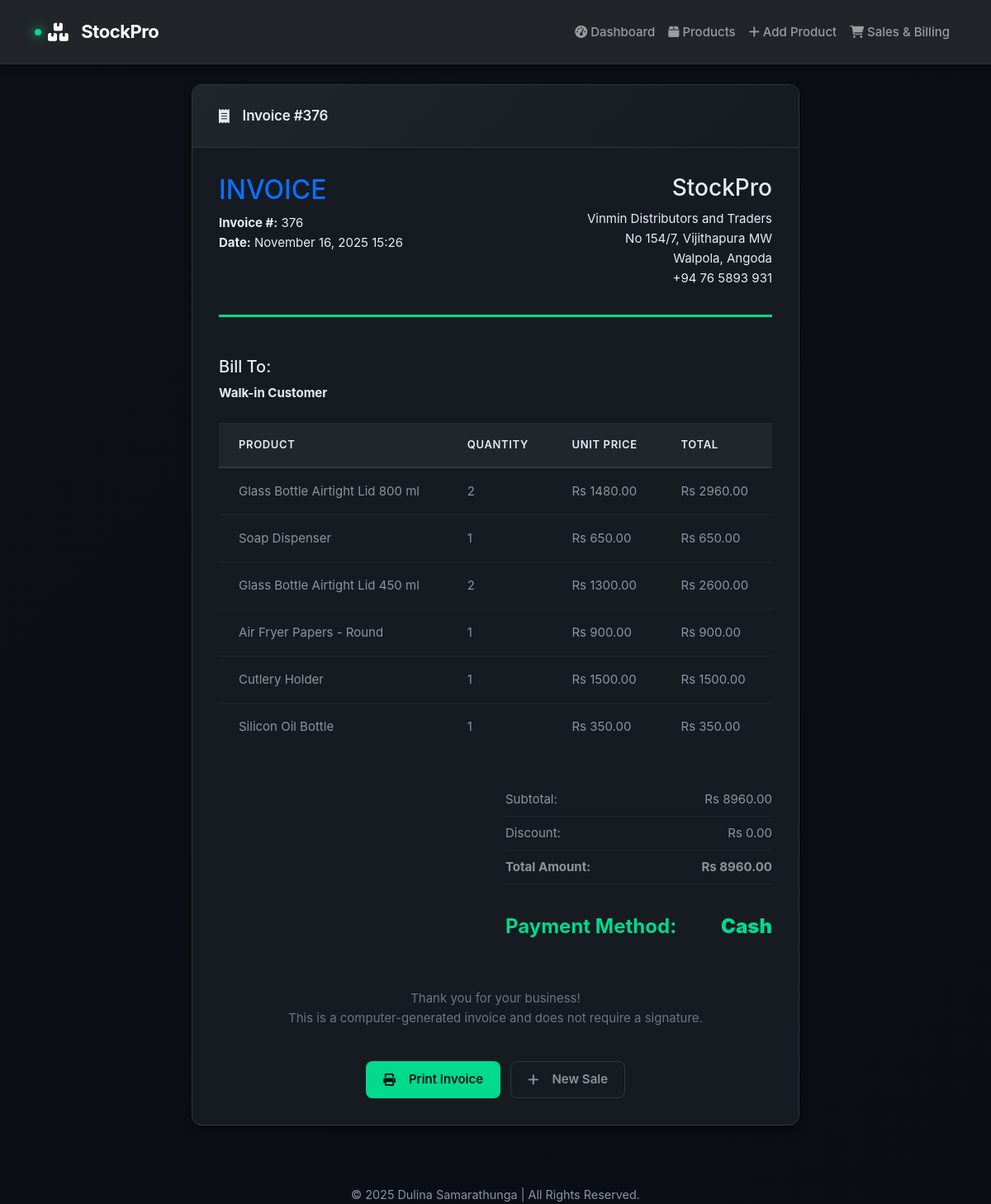
/invoice/376, run on the app's committed database.
### database.py (models this page shows, shortened)
class Sale(db.Model):
    id = db.Column(db.Integer, primary_key=True)
    customer_name = db.Column(db.String(100))
    customer_email = db.Column(db.String(100))
    customer_phone = db.Column(db.String(20))
    total_amount = db.Column(db.Float, nullable=False)
    tax_amount = db.Column(db.Float, default=0.0)
    discount_amount = db.Column(db.Float, default=0.0)
    final_amount = db.Column(db.Float, nullable=False)
    payment_method = db.Column(db.String(50), default='Cash')
    sale_date = db.Column(db.DateTime, default=datetime.utcnow)
    sale_items = db.relationship('SaleItem', backref='sale', lazy=True, cascade='all, delete-orphan')

class SaleItem(db.Model):
    id = db.Column(db.Integer, primary_key=True)
    sale_id = db.Column(db.Integer, db.ForeignKey('sale.id'), nullable=False)
    product_id = db.Column(db.Integer, db.ForeignKey('product.id'), nullable=False)
    quantity = db.Column(db.Integer, nullable=False)
    unit_price = db.Column(db.Float, nullable=False)
    total_price = db.Column(db.Float, nullable=False)

class Product(db.Model):
    id = db.Column(db.Integer, primary_key=True)
    name = db.Column(db.String(100), nullable=False)
    description = db.Column(db.Text)
    price = db.Column(db.Float, nullable=False)
    quantity = db.Column(db.Integer, nullable=False)
    category = db.Column(db.String(50))
    sku = db.Column(db.String(50), unique=True)
    barcode = db.Column(db.String(100))
    image_path = db.Column(db.String(200))
    created_at = db.Column(db.DateTime, default=datetime.utcnow)
    sale_items = db.relationship('SaleItem', backref='product', lazy=True, cascade='all, delete-orphan')

### app.py (the view)
@app.route('/invoice/<int:sale_id>')
def view_invoice(sale_id):
    sale = Sale.query.get_or_404(sale_id)
    return render_template('invoice.html', sale=sale)

### templates/invoice.html (shortened to what this page needs)
{% extends "base.html" %}
{% block content %}
<div class="row justify-content-center">
    <div class="col-lg-8">
        <div class="card">
            <div class="card-header">
                <i class="fas fa-receipt me-2"></i>Invoice #{{ sale.id }}
            </div>
            <div class="card-body">
                <div class="invoice-header">
                    <div class="row">
                        <div class="col-6">
                            <h2 class="text-primary">INVOICE</h2>
                            <p class="mb-0"><strong>Invoice #:</strong> {{ sale.id }}</p>
                            <p class="mb-0"><strong>Date:</strong> {{ sale.sale_date.strftime('%B %d, %Y %H:%M') }}</p>
                        </div>
                        <div class="col-6 text-end">
                            <h3>StockPro</h3>
                            <p class="mb-0">Vinmin Distributors and Traders</p>
                            <p class="mb-0">No 154/7, Vijithapura MW</p>
                            <p class="mb-0">Walpola, Angoda</p>
                            <p class="mb-0">+94 76 5893 931</p>
                        </div>
                    </div>
                </div>
                <div class="row mb-4">
                    <div class="col-12">
                        <h5>Bill To:</h5>
                        <p class="mb-0">
                            <strong>{{ sale.customer_name or 'Walk-in Customer' }}</strong>
                        </p>
                    </div>
                </div>
                <div class="table-responsive mb-4">
                    <table class="table">
                        <thead>
                            <tr>
                                <th>Product</th>
                                <th>Quantity</th>
                                <th>Unit Price</th>
                                <th>Total</th>
                            </tr>
                        </thead>
                        <tbody>
                            {% for item in sale.sale_items %}
                            <tr>
                                <td>{{ item.product.name }}</td>
                                <td>{{ item.quantity }}</td>
                                <td>Rs {{ "%.2f"|format(item.unit_price) }}</td>
                                <td>Rs {{ "%.2f"|format(item.total_price) }}</td>
                            </tr>
                            {% endfor %}
                        </tbody>
                    </table>
                </div>
                <div class="row justify-content-end">
                    <div class="col-md-6">
                        <div class="invoice-totals">
                            <div class="amount-row">
                                <span>Subtotal:</span>
                                <span>Rs {{ "%.2f"|format(sale.total_amount) }}</span>
                            </div>
                            <div class="amount-row">
                                <span>Discount:</span>
                                <span>Rs {{ "%.2f"|format(sale.discount_amount) }}</span>
                            </div>
                            <div class="amount-row">
                                <span><strong>Total Amount:</strong></span>
                                <span><strong>Rs {{ "%.2f"|format(sale.final_amount) }}</strong></span>
                            </div>
                            <div class="amount-row mt-3">
                                <span>Payment Method:</span>
                                <span><strong>{{ sale.payment_method }}</strong></span>
                            </div>
                        </div>
                    </div>
                </div>
                <div class="row mt-5">
                    <div class="col-12 text-center">
                        <p class="text-muted">
                            Thank you for your business!<br>
                            This is a computer-generated invoice and does not require a signature.
                        </p>
                    </div>
                </div>
                <div class="row mt-4">
                    <div class="col-12 text-center">
                        <button onclick="window.print()" class="btn btn-primary me-2">
                            <i class="fas fa-print me-2"></i>Print Invoice
                        </button>
                        <a href="{{ url_for('sales') }}" class="btn btn-outline-primary">
                            <i class="fas fa-plus me-2"></i>New Sale
                        </a>
                    </div>
                </div>
            </div>
        </div>
    </div>
</div>
{% endblock %}

### static/style.css (style rules this page uses)
:root { --primary-black: #0d1117; --secondary-black: #161b22; --tertiary-black: #21262d; --accent-green: #00d98e; --accent-green-hover: #00b875; --accent-green-subtle: rgba(0, 217, 142, 0.1); --gray-50: #f8f9fa; --gray-100: #e1e4e8; --gray-200: #c9d1d9; --gray-300: #8b949e; --gray-400: #6e7681; --gray-500: #484f58; --gray-600: #30363d; --gray-700: #21262d; --status-success: #00d98e; --status-error: #ff6b6b; --status-warning: #ffa94d; --status-info: #4dabf7; --border-primary: #30363d; --border-secondary: #21262d; --surface-elevated: #1c2128; --surface-overlay: #161b22; --text-primary: #e6edf3; --text-secondary: #8b949e; --text-tertiary: #6e7681; --text-inverted: #0d1117; --shadow-xs: 0 1px 2px 0 rgba(0, 0, 0, 0.3); --shadow-sm: 0 2px 4px 0 rgba(0, 0, 0, 0.4); --shadow-md: 0 4px 8px 0 rgba(0, 0, 0, 0.5); --shadow-lg: 0 8px 16px 0 rgba(0, 0, 0, 0.6); --shadow-xl: 0 16px 32px 0 rgba(0, 0, 0, 0.7); --shadow-glow: 0 0 20px rgba(0, 217, 142, 0.3); --spacing-xs: 0.25rem; --spacing-sm: 0.5rem; --spacing-md: 1rem; --spacing-lg: 1.5rem; --spacing-xl: 2rem; --spacing-2xl: 3rem; --radius-sm: 0.375rem; --radius-md: 0.5rem; --radius-lg: 0.75rem; --radius-xl: 1rem; }
* { margin: 0; padding: 0; box-sizing: border-box; }
body { background: linear-gradient(135deg, var(--primary-black) 0%, #0a0e14 100%); font-family: 'Inter', -apple-system, BlinkMacSystemFont, 'Segoe UI', 'Helvetica Neue', Arial, sans-serif; color: var(--text-primary); line-height: 1.6; -webkit-font-smoothing: antialiased; -moz-osx-font-smoothing: grayscale; font-size: 15px; min-height: 100vh; }
.card { background: var(--secondary-black); border: 1px solid var(--border-primary); border-radius: var(--radius-lg); box-shadow: var(--shadow-md); transition: all 0.3s cubic-bezier(0.4, 0, 0.2, 1); margin-bottom: var(--spacing-lg); overflow: hidden; }
.card-header { background: linear-gradient(135deg, var(--tertiary-black) 0%, var(--secondary-black) 100%); color: var(--text-primary); border-bottom: 1px solid var(--border-primary); padding: var(--spacing-lg) var(--spacing-xl); font-weight: 600; font-size: 1.0625rem; letter-spacing: -0.01em; display: flex; align-items: center; gap: var(--spacing-sm); }
.card-body { padding: var(--spacing-xl); }
.btn { display: inline-flex; align-items: center; justify-content: center; gap: var(--spacing-sm); padding: 0.625rem 1.25rem; border: 1px solid transparent; border-radius: var(--radius-md); font-weight: 600; font-size: 0.9375rem; line-height: 1.5; text-decoration: none; cursor: pointer; transition: all 0.2s cubic-bezier(0.4, 0, 0.2, 1); white-space: nowrap; position: relative; overflow: hidden; }
.btn::before { content: ''; position: absolute; top: 0; left: -100%; width: 100%; height: 100%; background: linear-gradient(90deg, transparent, rgba(255, 255, 255, 0.1), transparent); transition: left 0.5s; }
.btn-primary { background: var(--accent-green); color: var(--text-inverted); box-shadow: 0 0 0 0 rgba(0, 217, 142, 0.4); }
.btn-outline-primary { background: transparent; border-color: var(--border-primary); color: var(--text-secondary); }
.table { width: 100%; background: var(--secondary-black); border-collapse: collapse; }
.table thead { background: var(--tertiary-black); border-bottom: 2px solid var(--border-primary); }
.table th { color: var(--text-primary); font-weight: 600; font-size: 0.8125rem; text-transform: uppercase; letter-spacing: 0.05em; padding: var(--spacing-md) var(--spacing-lg); text-align: left; border-bottom: 1px solid var(--border-primary); }
.table td { padding: var(--spacing-md) var(--spacing-lg); border-bottom: 1px solid var(--border-secondary); color: var(--text-secondary); font-size: 0.9375rem; }
.table tbody tr { transition: all 0.2s ease; }
.table tbody tr:last-child td { border-bottom: none; }
.amount-row { display: flex; justify-content: space-between; align-items: center; padding: var(--spacing-sm) 0; border-bottom: 1px solid var(--border-secondary); color: var(--text-secondary); font-size: 0.9375rem; }
.amount-row:last-child { border-bottom: none; font-weight: 700; font-size: 1.5rem; color: var(--accent-green); margin-top: var(--spacing-sm); padding-top: var(--spacing-md); }
.invoice-header { border-bottom: 3px solid var(--accent-green); padding-bottom: var(--spacing-xl); margin-bottom: var(--spacing-2xl); }
.text-muted { color: var(--text-tertiary); }
.text-primary { color: var(--text-primary); }

### templates/base.html (style rules this page uses)
html, body { height: 100%; }
body { display: flex; flex-direction: column; min-height: 100vh; }

### data on the page
Sale: id "376", sale_date "November 16, 2025 15:26", customer_name "Walk-in Customer", total_amount "8960.00", discount_amount "0.00", final_amount "8960.00", payment_method "Cash"
SaleItem: product.name "Glass Bottle Airtight Lid 800 ml", quantity "2", unit_price "1480.00", total_price "2960.00"
SaleItem: product.name "Soap Dispenser", quantity "1", unit_price "650.00", total_price "650.00"
SaleItem: product.name "Glass Bottle Airtight Lid 450 ml", quantity "2", unit_price "1300.00", total_price "2600.00"
SaleItem: product.name "Air Fryer Papers - Round", quantity "1", unit_price "900.00", total_price "900.00"
SaleItem: product.name "Cutlery Holder", quantity "1", unit_price "1500.00", total_price "1500.00"
SaleItem: product.name "Silicon Oil Bottle", quantity "1", unit_price "350.00", total_price "350.00"
